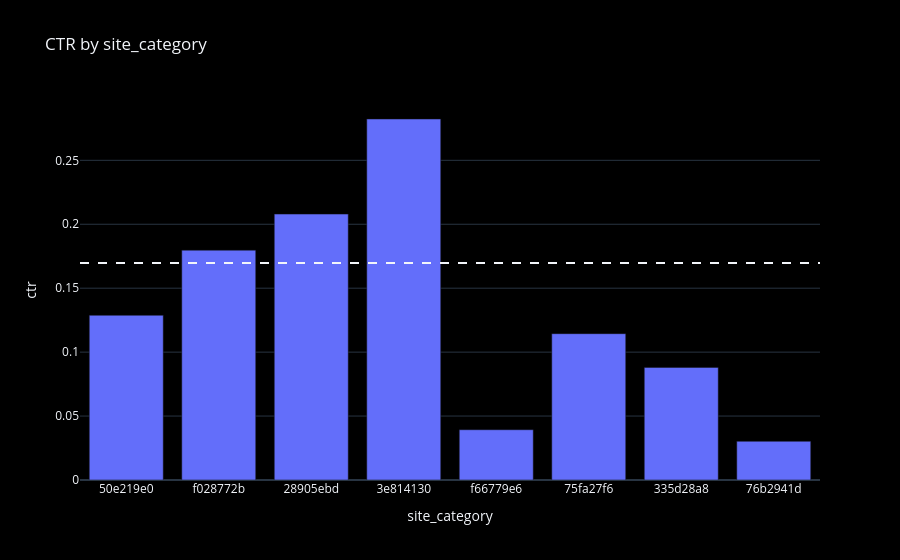

Notebook cell for this chart:
### Code cell
ctr('site_category' , top=8)

### Figure 1 — Plotly figure (JSON) as saved in the notebook; plotly's stock layout.template omitted (floating-point values rounded to 4 significant figures)
{"data": [{"customdata": [[413833], [316738], [184406], [75729], [6180], [3924], [3395], [2611]], "hovertemplate": "site_category=%{x}<br>ctr=%{y}<br>impressions=%{customdata[0]}<extra></extra>", "legendgroup": "", "marker": {"color": "#636efa", "pattern": {"shape": ""}}, "name": "", "orientation": "v", "showlegend": false, "textposition": "auto", "type": "bar", "x": ["50e219e0", "f028772b", "28905ebd", "3e814130", "f66779e6", "75fa27f6", "335d28a8", "76b2941d"], "xaxis": "x", "y": [0.1288, 0.1798, 0.2079, 0.2823, 0.03932, 0.1144, 0.08807, 0.03026], "yaxis": "y"}], "layout": {"barmode": "relative", "legend": {"tracegroupgap": 0}, "shapes": [{"line": {"dash": "dash"}, "type": "line", "x0": 0, "x1": 1, "xref": "x domain", "y0": 0.1698, "y1": 0.1698, "yref": "y"}], "title": {"text": "CTR by site_category"}, "xaxis": {"anchor": "y", "domain": [0.0, 1.0], "title": {"text": "site_category"}, "type": "category"}, "yaxis": {"anchor": "x", "domain": [0.0, 1.0], "title": {"text": "ctr"}}}}
